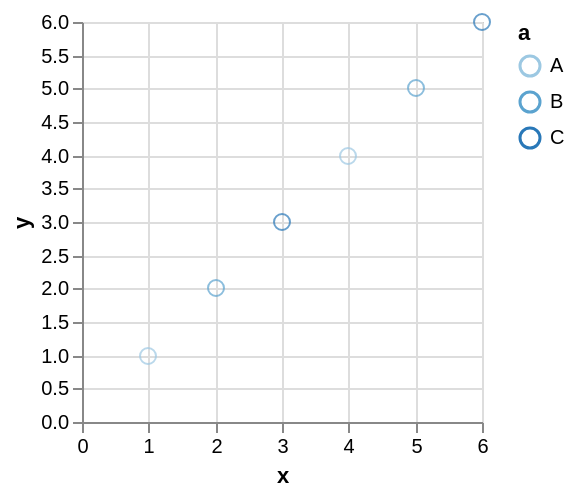

The Vega-Lite source for this figure:
### Vega specification from a JSON file in a GitHub repository (floating-point values rounded to 4 significant figures)
{"$schema": "https://vega.github.io/schema/vega/v3.0.json", "autosize": "pad", "padding": 5, "encode": {"update": {"stroke": {"value": "#ccc"}, "fill": {"value": "transparent"}}}, "data": [{"name": "source_0", "values": [{"a": "B", "x": 2, "y": 2}, {"a": "A", "x": 1, "y": 1}, {"a": "A", "x": 4, "y": 4}, {"a": "B", "x": 5, "y": 5}, {"a": "C", "x": 3, "y": 3}, {"a": "C", "x": 6, "y": 6}]}, {"name": "data_0", "source": "source_0", "transform": [{"type": "formula", "expr": "toNumber(datum[\"x\"])", "as": "x"}, {"type": "formula", "expr": "toNumber(datum[\"y\"])", "as": "y"}, {"type": "filter", "expr": "datum[\"x\"] !== null && !isNaN(datum[\"x\"]) && datum[\"y\"] !== null && !isNaN(datum[\"y\"])"}]}], "signals": [{"name": "width", "update": "200"}, {"name": "height", "update": "200"}], "marks": [{"name": "marks", "type": "symbol", "role": "point", "from": {"data": "data_0"}, "encode": {"update": {"x": {"scale": "x", "field": "x"}, "y": {"scale": "y", "field": "y"}, "stroke": {"scale": "color", "field": "a"}, "fill": {"value": "transparent"}, "opacity": {"value": 0.7}}}}], "scales": [{"name": "x", "type": "linear", "domain": {"data": "data_0", "field": "x"}, "range": [0, {"signal": "width"}], "round": true, "nice": true, "zero": true}, {"name": "y", "type": "linear", "domain": {"data": "data_0", "field": "y"}, "range": [{"signal": "height"}, 0], "round": true, "nice": true, "zero": true}, {"name": "color", "type": "ordinal", "domain": {"data": "data_0", "field": "a", "sort": true}, "range": "ordinal"}], "axes": [{"scale": "x", "labelOverlap": true, "orient": "bottom", "tickCount": 5, "title": "x", "zindex": 1}, {"scale": "x", "domain": false, "grid": true, "labels": false, "orient": "bottom", "tickCount": 5, "ticks": false, "zindex": 0, "gridScale": "y"}, {"scale": "y", "orient": "left", "title": "y", "zindex": 1}, {"scale": "y", "domain": false, "grid": true, "labels": false, "orient": "left", "ticks": false, "zindex": 0, "gridScale": "x"}], "legends": [{"stroke": "color", "title": "a"}]}
